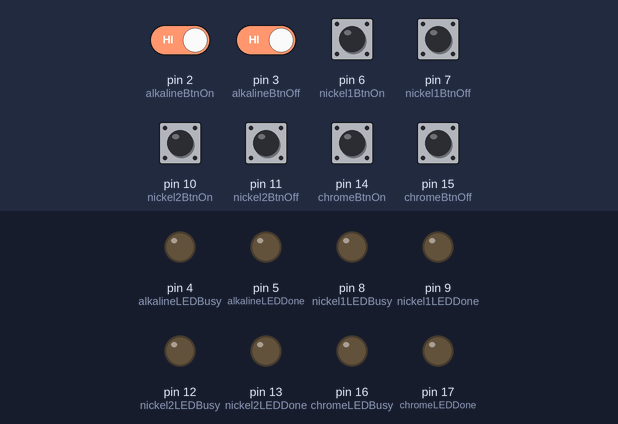
The sketch below on a simulated Arduino Uno, built with avr-gcc and run on an emulated ATmega328P. Parts: output pins drawn as LEDs (lit = HIGH). Inputs (shaded band) come from the test bench; at power-on: pin 2 (alkalineBtnOn), pin 3 (alkalineBtnOff), pin 6 (nickel1BtnOn), pin 7 (nickel1BtnOff), pin 10 (nickel2BtnOn), pin 11 (nickel2BtnOff), pin 14 (chromeBtnOn), pin 15 (chromeBtnOff) HIGH.

Above: at 1.2 s.
1.3 s: pin 2 (alkalineBtnOn) driven LOW
At 1.8 s:
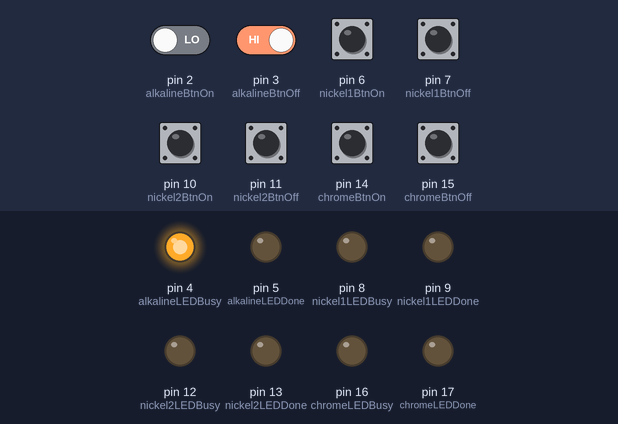
2.8 s: pin 6 (nickel1BtnOn) pulled LOW for 0.15 s
At 4.0 s:
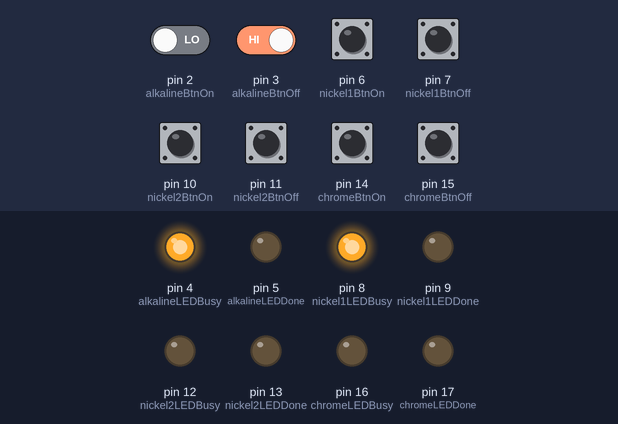
4.4 s: pin 3 (alkalineBtnOff) driven LOW
At 5.4 s:
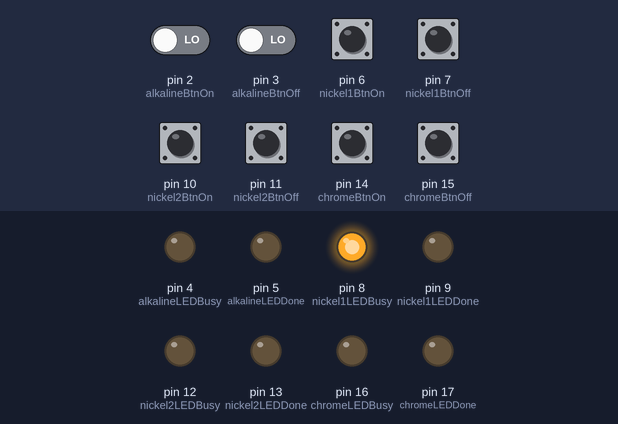
5.9 s: pin 10 (nickel2BtnOn) pulled LOW for 0.15 s
At 6.5 s:
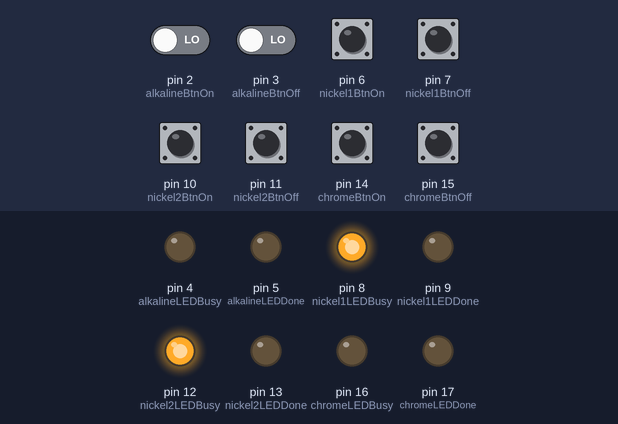
7.5 s: pin 7 (nickel1BtnOff) pulled LOW for 0.15 s
At 8.7 s:
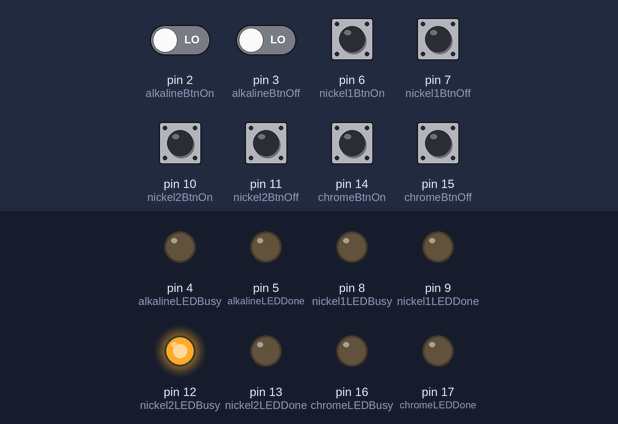
9.1 s: pin 14 (chromeBtnOn) pulled LOW for 0.15 s
At 10.2 s:
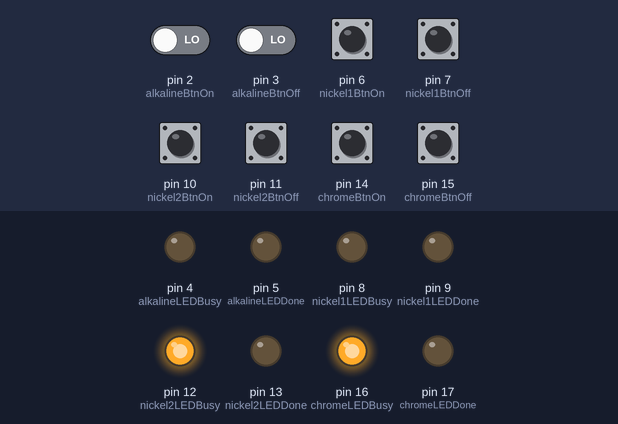
Timing chart, 0 to 38.4 s (numbered marks = the images above; inputs shaded):
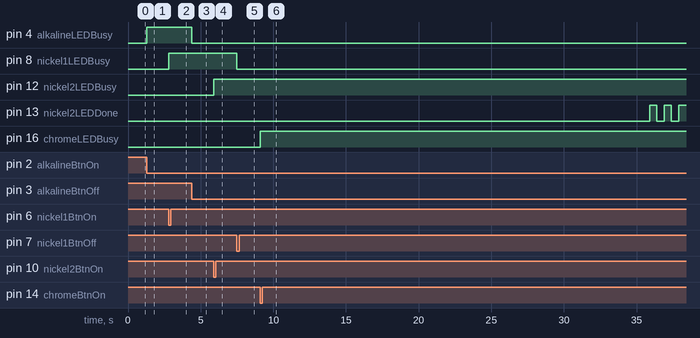

Measured:
- after the input at 1.3 s, pin 4 (alkalineLEDBusy): LOW → HIGH at once
- after the input at 2.8 s, pin 8 (nickel1LEDBusy): LOW → HIGH at once
- after the input at 4.4 s, pin 4 (alkalineLEDBusy): HIGH → LOW at once
- after the input at 5.9 s, pin 12 (nickel2LEDBusy): LOW → HIGH at once
- after the input at 7.5 s, pin 8 (nickel1LEDBusy): HIGH → LOW at once
- after the input at 9.1 s, pin 16 (chromeLEDBusy): LOW → HIGH at once

The sketch:

tanktimer.ino
```cpp
const int timerBuzzer = 19;
const unsigned long timerBlinkDuration = 500; // Duration in milliseconds - 0.5 second

// Alkaline
const int alkalineBtnOn = 2;
const int alkalineBtnOff = 3;
const int alkalineLEDBusy = 4;
const int alkalineLEDDone = 5;
const unsigned long alkalineTimerDuration = 180000; // Duration in milliseconds - 3 minutes
const unsigned long alkalineTimerWarning = 150000; // Will trigger 30 seconds before timer end
unsigned long alkalineTimerEpoch = 0;
unsigned long alkalineTimerWarningLast = 0;
boolean alkalineTimerState = false;
int alkalineBtnOnState = 0;
int alkalineBtnOffState = 0;
int alkalineWarningState = 0;
int alkalineWarningLEDState = 0;

// Nickel - One
const int nickel1BtnOn = 6;
const int nickel1BtnOff = 7;
const int nickel1LEDBusy = 8;
const int nickel1LEDDone = 9;
const unsigned long nickel1TimerDuration = 900000; // Duration in milliseconds - 15 minutes
const unsigned long nickel1TimerWarning = 870000; // Will trigger 30 seconds before timer end
unsigned long nickel1TimerEpoch = 0;
unsigned long nickel1TimerWarningLast = 0;
boolean nickel1TimerState = false;
int nickel1BtnOnState = 0;
int nickel1BtnOffState = 0;
int nickel1WarningState = 0;
int nickel1WarningLEDState = 0;

// Nickel - Two
const int nickel2BtnOn = 10;
const int nickel2BtnOff = 11;
const int nickel2LEDBusy = 12;
const int nickel2LEDDone = 13;
const unsigned long nickel2TimerDuration = 900000; // Duration in milliseconds - 15 minutes
const unsigned long nickel2TimerWarning = 870000; // Will trigger 30 seconds before timer end
unsigned long nickel2TimerEpoch = 0;
unsigned long nickel2TimerWarningLast = 0;
boolean nickel2TimerState = false;
int nickel2BtnOnState = 0;
int nickel2BtnOffState = 0;
int nickel2WarningState = 0;
int nickel2WarningLEDState = 0;

// Chrome
const int chromeBtnOn = 14;
const int chromeBtnOff = 15;
const int chromeLEDBusy = 16;
const int chromeLEDDone = 17;
const unsigned long chromeTimerDuration = 120000; // Duration in milliseconds - 2 minutes
const unsigned long chromeTimerWarning = 90000; // Will trigger 30 seconds before timer end
unsigned long chromeTimerEpoch = 0;
unsigned long chromeTimerWarningLast = 0;
boolean chromeTimerState = false;
int chromeBtnOnState = 0;
int chromeBtnOffState = 0;
int chromeWarningState = 0;
int chromeWarningLEDState = 0;

void setup(){
  Serial.begin(115200);//1200);

  // Alkaline
  pinMode(alkalineBtnOn, INPUT);
  pinMode(alkalineBtnOff, INPUT);
  pinMode(alkalineLEDBusy, OUTPUT);
  pinMode(alkalineLEDDone, OUTPUT);

  // Nickel - One
  pinMode(nickel1BtnOn, INPUT);
  pinMode(nickel1BtnOff, INPUT);
  pinMode(nickel1LEDBusy, OUTPUT);
  pinMode(nickel1LEDDone, OUTPUT);

  // Nickel - Two
  pinMode(nickel2BtnOn, INPUT);
  pinMode(nickel2BtnOff, INPUT);
  pinMode(nickel2LEDBusy, OUTPUT);
  pinMode(nickel2LEDDone, OUTPUT);

  // Chrome
  pinMode(chromeBtnOn, INPUT);
  pinMode(chromeBtnOff, INPUT);
  pinMode(chromeLEDBusy, OUTPUT);
  pinMode(chromeLEDDone, OUTPUT);
}

void  loop() {

  // Alkaline
  alkalineBtnOnState = digitalRead(alkalineBtnOn);
  alkalineBtnOffState = digitalRead(alkalineBtnOff);
  if (alkalineBtnOnState == 0) {
    alkalineTimerState = true;
  }
  if (alkalineBtnOffState == 0) {
    alkalineTimerState = false;
    alkalineTimerEpoch = 0;
    digitalWrite(alkalineLEDBusy, LOW);
    digitalWrite(alkalineLEDDone, LOW);
    noTone(timerBuzzer);
    alkalineTimerWarningLast = 0;
    alkalineWarningState = 0;
    alkalineWarningLEDState = 0;
  }
  if (alkalineTimerState){
    if (alkalineTimerEpoch == 0){
      alkalineTimerEpoch = millis();
      digitalWrite(alkalineLEDBusy, HIGH);
    }
    if (millis() - alkalineTimerEpoch >= alkalineTimerDuration - alkalineTimerWarning) {
      if (millis() - alkalineTimerEpoch >= alkalineTimerDuration){
        digitalWrite(alkalineLEDBusy, LOW);
        alkalineWarningState = 0;
        alkalineWarningLEDState = 0;
        digitalWrite(alkalineLEDDone, HIGH);
        tone(timerBuzzer, 1000);
      }
      else {
        if (alkalineWarningState == 1) {
          if (millis() >= alkalineTimerWarningLast + timerBlinkDuration) {
            digitalWrite(alkalineLEDDone, alkalineWarningLEDState);
            alkalineWarningLEDState = !alkalineWarningLEDState;
            alkalineTimerWarningLast = millis();
          }
        }
        else {
          digitalWrite(alkalineLEDDone, HIGH);
          alkalineWarningState = !alkalineWarningState;
          alkalineTimerWarningLast = millis();
        }
      }
    }
  }

  // Nickel - One
  nickel1BtnOnState = digitalRead(nickel1BtnOn);
  nickel1BtnOffState = digitalRead(nickel1BtnOff);
  if (nickel1BtnOnState == 0) {
    nickel1TimerState = true;
  }
  if (nickel1BtnOffState == 0) {
    nickel1TimerState = false;
    nickel1TimerEpoch = 0;
    digitalWrite(nickel1LEDBusy, LOW);
    digitalWrite(nickel1LEDDone, LOW);
    noTone(timerBuzzer);
    nickel1TimerWarningLast = 0;
    nickel1WarningState = 0;
    nickel1WarningLEDState = 0;
  }
  if (nickel1TimerState){
    if (nickel1TimerEpoch == 0){
      nickel1TimerEpoch = millis();
      digitalWrite(nickel1LEDBusy, HIGH);
    }
    if (millis() - nickel1TimerEpoch >= nickel1TimerDuration - nickel1TimerWarning) {
      if (millis() - nickel1TimerEpoch >= nickel1TimerDuration){
        digitalWrite(nickel1LEDBusy, LOW);
        nickel1WarningState = 0;
        nickel1WarningLEDState = 0;
        digitalWrite(nickel1LEDDone, HIGH);
        tone(timerBuzzer, 1000);
      }
      else {
        if (nickel1WarningState == 1) {
          if (millis() >= nickel1TimerWarningLast + timerBlinkDuration) {
            digitalWrite(nickel1LEDDone, nickel1WarningLEDState);
            nickel1WarningLEDState = !nickel1WarningLEDState;
            nickel1TimerWarningLast = millis();
          }
        }
        else {
          digitalWrite(nickel1LEDDone, HIGH);
          nickel1WarningState = !nickel1WarningState;
          nickel1TimerWarningLast = millis();
        }
      }
    }
  }

  // Nickel - Two
  nickel2BtnOnState = digitalRead(nickel2BtnOn);
  nickel2BtnOffState = digitalRead(nickel2BtnOff);
  if (nickel2BtnOnState == 0) {
    nickel2TimerState = true;
  }
  if (nickel2BtnOffState == 0) {
    nickel2TimerState = false;
    nickel2TimerEpoch = 0;
    digitalWrite(nickel2LEDBusy, LOW);
    digitalWrite(nickel2LEDDone, LOW);
    noTone(timerBuzzer);
    nickel2TimerWarningLast = 0;
    nickel2WarningState = 0;
    nickel2WarningLEDState = 0;
  }
  if (nickel2TimerState){
    if (nickel2TimerEpoch == 0){
      nickel2TimerEpoch = millis();
      digitalWrite(nickel2LEDBusy, HIGH);
    }
    if (millis() - nickel2TimerEpoch >= nickel2TimerDuration - nickel2TimerWarning) {
      if (millis() - nickel2TimerEpoch >= nickel2TimerDuration){
        digitalWrite(nickel2LEDBusy, LOW);
        nickel2WarningState = 0;
        nickel2WarningLEDState = 0;
        digitalWrite(nickel2LEDDone, HIGH);
        tone(timerBuzzer, 1000);
      }
      else {
        if (nickel2WarningState == 1) {
          if (millis() >= nickel2TimerWarningLast + timerBlinkDuration) {
            digitalWrite(nickel2LEDDone, nickel2WarningLEDState);
            nickel2WarningLEDState = !nickel2WarningLEDState;
            nickel2TimerWarningLast = millis();
          }
        }
        else {
          digitalWrite(nickel2LEDDone, HIGH);
          nickel2WarningState = !nickel2WarningState;
          nickel2TimerWarningLast = millis();
        }
      }
    }
  }

  // Chrome
  chromeBtnOnState = digitalRead(chromeBtnOn);
  chromeBtnOffState = digitalRead(chromeBtnOff);
  if (chromeBtnOnState == 0) {
    chromeTimerState = true;
  }
  if (chromeBtnOffState == 0) {
    chromeTimerState = false;
    chromeTimerEpoch = 0;
    digitalWrite(chromeLEDBusy, LOW);
    digitalWrite(chromeLEDDone, LOW);
    noTone(timerBuzzer);
    chromeTimerWarningLast = 0;
    chromeWarningState = 0;
    chromeWarningLEDState = 0;
  }
  if (chromeTimerState){
    if (chromeTimerEpoch == 0){
      chromeTimerEpoch = millis();
      digitalWrite(chromeLEDBusy, HIGH);
    }
    if (millis() - chromeTimerEpoch >= chromeTimerDuration - chromeTimerWarning) {
      if (millis() - chromeTimerEpoch >= chromeTimerDuration){
        digitalWrite(chromeLEDBusy, LOW);
        chromeWarningState = 0;
        chromeWarningLEDState = 0;
        digitalWrite(chromeLEDDone, HIGH);
        tone(timerBuzzer, 1000);
      }
      else {
        if (chromeWarningState == 1) {
          if (millis() >= chromeTimerWarningLast + timerBlinkDuration) {
            digitalWrite(chromeLEDDone, chromeWarningLEDState);
            chromeWarningLEDState = !chromeWarningLEDState;
            chromeTimerWarningLast = millis();
          }
        }
        else {
          digitalWrite(chromeLEDDone, HIGH);
          chromeWarningState = !chromeWarningState;
          chromeTimerWarningLast = millis();
        }
      }
    }
  }

  // Debugging
  //  if (nickel1TimerState) {
  //    Serial.print("Milliseconds: ");
  //    Serial.println(millis());
  //    Serial.print("Timer Epoch: ");
  //    Serial.println(nickel1TimerEpoch);
  //    Serial.print("Time elapsed: ");
  //    Serial.println(millis() - nickel1TimerEpoch);
  //    Serial.print("Timer Duration: ");
  //    Serial.println(nickel1TimerDuration);
  //  }

}
```
